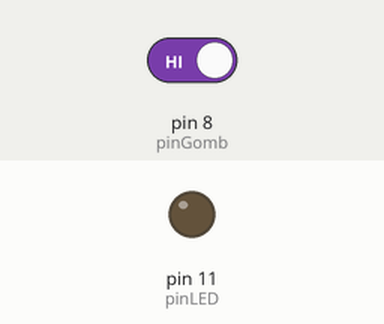
Bench run of a sketch on a simulated Arduino Uno, built with avr-gcc and run on an emulated ATmega328P. On the bench: output pins drawn as LEDs (lit = HIGH). The test bench sets the inputs (shaded band); at power-on: pin 8 (pinGomb) HIGH.

Above: at 1.2 s.
1.3 s: pin 8 (pinGomb) driven LOW
At 2.37 s:
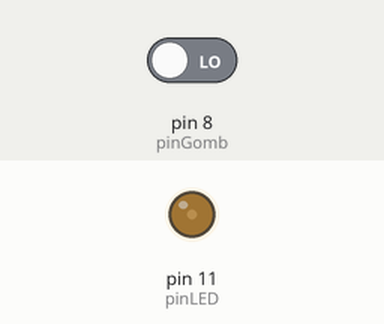
At 6.7 s:
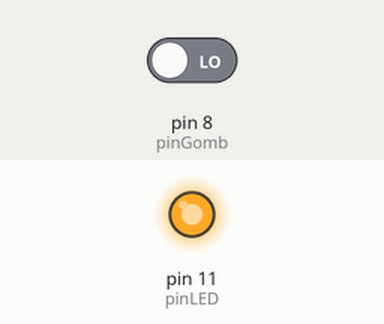
Timing chart, 0 to 8.2 s (numbered marks = the images above; inputs shaded):
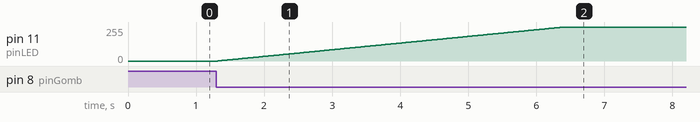

Measured:
- after the input at 1.3 s, pin 11 (pinLED): moves from 0/255 to 254/255 over 5.1 s, starting at once

The sketch:

gombrano.ino
```cpp
byte pinLED=11, i;
bool allapot;
int pinGomb=8,Gomb,oldGomb, ido=20;
void setup() {
  pinMode(pinGomb,INPUT);
  pinMode(pinLED, OUTPUT);
}

void loop() {
 Gomb=digitalRead(pinGomb);
 if(Gomb==0 && Gomb!=oldGomb){
  {
    if(allapot==0)
  {
  for(i=0;i<255;i++)
  {
  analogWrite(pinLED,i);
   delay(ido);
   }
   }

else
{
  for(i=255;i>0;i--)
  {
  analogWrite(pinLED,i);
   delay(ido);}
  }
  }
 }
 allapot=!allapot;
 oldGomb=Gomb;
 }
```
